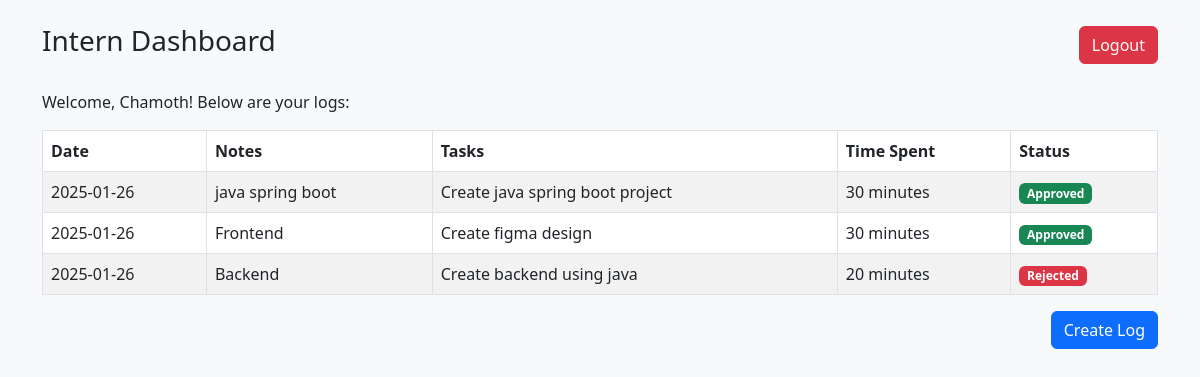
Page /dashboard.php (signed in) on the committed database.
### tables this page shows
CREATE TABLE `daily_logs` (
  `id` int(11) NOT NULL,
  `user_id` int(11) NOT NULL,
  `date` date NOT NULL,
  `notes` text NOT NULL,
  `tasks` text NOT NULL,
  `time_spent` int(11) NOT NULL,
  `file_path` varchar(255) DEFAULT NULL,
  `status` enum('Pending','Approved','Rejected') DEFAULT 'Pending'
);

### dashboard.php (the view, shortened to what this page needs)
<?php
require 'db.php';
$user_id = $_SESSION['user_id'];
$role = $_SESSION['role'];
if ($role === 'Intern') {
    $stmt = $pdo->prepare("SELECT * FROM daily_logs WHERE user_id = ?");
    $stmt->execute([$user_id]);
    $logs = $stmt->fetchAll();
} elseif ($role === 'Mentor') {
    $stmt = $pdo->prepare("SELECT dl.*, u.name AS intern_name FROM daily_logs dl
                           JOIN users u ON dl.user_id = u.id WHERE dl.status = 'Pending'");
    $stmt->execute();
    $logs = $stmt->fetchAll();
}
?>
<!DOCTYPE html>
<html lang="en">
<head>
    <link href="https://cdn.jsdelivr.net/npm/bootstrap@5.3.0/dist/css/bootstrap.min.css" rel="stylesheet">
</head>
<body class="bg-light">
    <div class="container mt-4">
        <?php if ($_SESSION['role'] === 'Intern'): ?>
            <div class="d-flex justify-content-between align-items-center">
            <h3>Intern Dashboard</h3>
            <a href="logout.php" class="btn btn-danger btn-md">Logout</a>
        </div>
    <p class="mt-4">Welcome, <?php echo $_SESSION['name']; ?>! Below are your logs:</p>
    <table class="table table-bordered table-striped mt-3">
        <thead>
            <tr>
                <th>Date</th>
                <th>Notes</th>
                <th>Tasks</th>
                <th>Time Spent</th>
                <th>Status</th>
            </tr>
        </thead>
        <tbody>
            <?php if (!empty($logs)): ?>
                <?php foreach ($logs as $log): ?>
                    <tr>
                        <td><?php echo htmlspecialchars($log['date']); ?></td>
                        <td><?php echo htmlspecialchars($log['notes']); ?></td>
                        <td><?php echo htmlspecialchars($log['tasks']); ?></td>
                        <td><?php echo $log['time_spent']; ?> minutes</td>
                        <td>
                            <?php
                            if ($log['status'] === 'Pending') {
                                echo '<span class="badge bg-warning text-dark">Pending</span>';
                            } elseif ($log['status'] === 'Approved') {
                                echo '<span class="badge bg-success">Approved</span>';
                            } elseif ($log['status'] === 'Rejected') {
                                echo '<span class="badge bg-danger">Rejected</span>';
                            }
                            ?>
                        </td>
                    </tr>
                <?php endforeach; ?>
            <?php else: ?>
                <tr>
                    <td colspan="5" class="text-center">No logs submitted yet.</td>
                </tr>
            <?php endif; ?>
        </tbody>
    </table>
    <div class="text-end mt-3">
    <a href="add_log.php" class="btn btn-primary btn-md">Create Log</a>
</div>
<?php endif; ?>
    </div>
</body>
</html>

### rows in the picture
daily_logs: date "2025-01-26", notes "java spring boot", tasks "Create java spring boot project", time_spent "30", status "Approved"
daily_logs: date "2025-01-26", notes "Frontend", tasks "Create figma design", time_spent "30", status "Approved"
daily_logs: date "2025-01-26", notes "Backend", tasks "Create backend using java", time_spent "20", status "Rejected"

### other values in the picture
$_SESSION['name'] "Chamoth"
